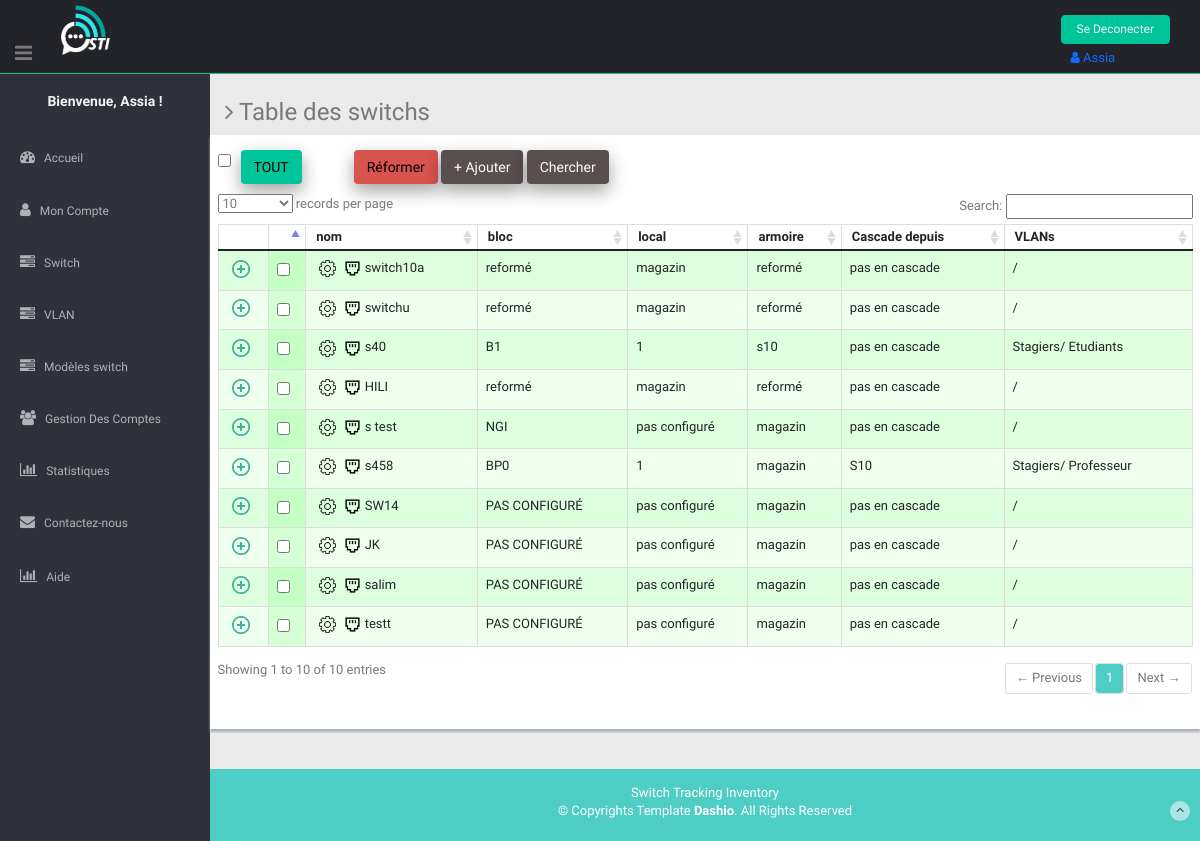
Page /app_principal/switch/ (signed in) on the earlier database version.
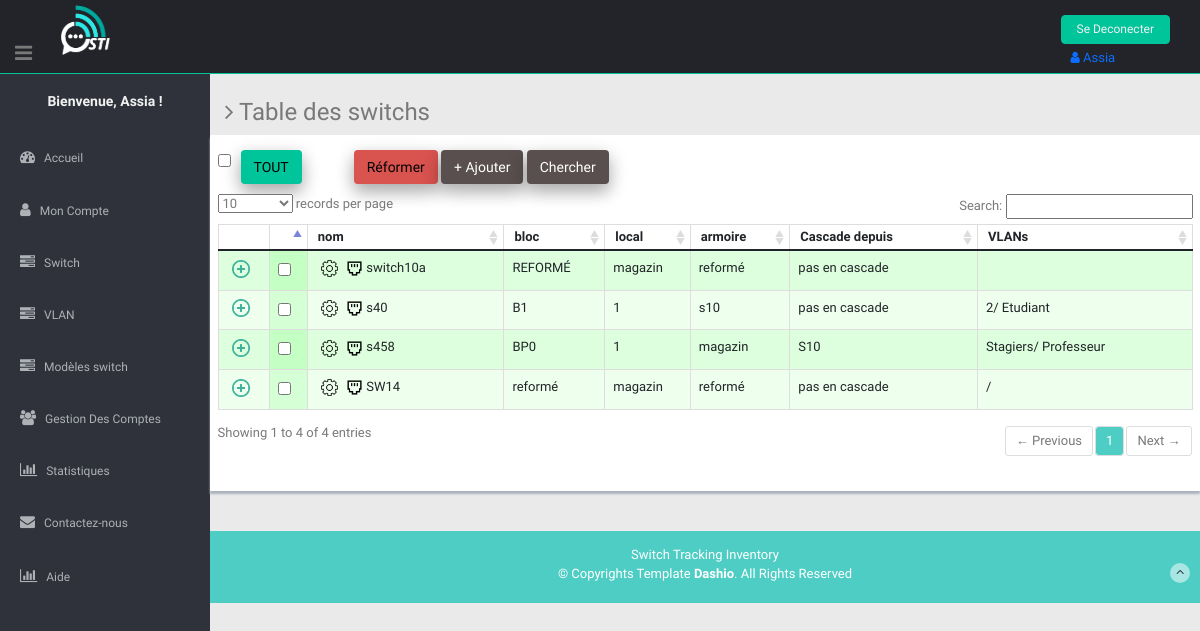
Same page on the later database version.
### app_principal/models.py (models this page shows, shortened)
class switch(models.Model):  # on peut creer les ports d'un switch a partir d'un objet "switch" : switch_objet.port_set.create(num_port=...,type_port=...etc)
    passif = 'Passif'
    actif = 'Actif'
    reforme = 'Reformé'
    defectueux= 'Défectueux'
    choix_etat = [
        (defectueux, 'Défectueux'),
        (passif, 'Passif'),
        (reforme, 'Reformé'),
        (actif, 'Actif'),
    ]
    nom = models.CharField(max_length=50)
    marque = models.CharField(max_length=50, default='Cisco')
    modele = models.CharField(max_length=50)
    bloc = models.CharField(max_length=25, default="pas configuré")
    local = models.CharField(max_length=25, default="magazin")
    armoire = models.CharField(max_length=25, default="pas configuré")
    inventaire = models.CharField(max_length=50, unique=True,)
    serie = models.CharField(max_length=25, unique=True,)
    mac = models.CharField(max_length=25, unique=True,)
    password=models.CharField('Mot de passe',max_length=100,blank=True,
                                  null=True,)
    preced = models.CharField(
        'Cascade depuis', max_length=50, blank=True, default="pas en cascade")
    date_achat = models.DateField("Date d'achat",
                                  blank=True,
                                  null=True,
                                  )
    etat = models.CharField(
        max_length=10,
        choices=choix_etat,
        default=passif,
    )
    vlans=models.CharField(
        'VLANs associés', max_length=350, blank=True, default="/ ")

### app_principal/views.py (the view, shortened to what this page needs)
# urls.py: path('switch/', views.switchtab, name='switch'),
@login_required()
@user_passes_test(lambda u: (Group.objects.get(name="voir") in u.groups.all()) or u.is_superuser == True, login_url='app_principal:c')
def switchtab(request):
    switchs = switch.objects.all()
    cols_principales = ['nom', 'bloc', 'local',
                        'armoire', 'Cascade depuis', 'VLANs']
    cols_detail = ['Adresse MAC', 'Numero de Serie',
                   "Numero d'inventaire", "Date d'achat", 'Marque', 'Modèle', 'password']
    context = {'objet': 'switchs', 'objets': switchs,
               'colsp': cols_principales, 'colsd': cols_detail, }
    return render(request, 'app_principal/offictable.html', context)

### app_principal/templatetags/app_extras.py (called while the page is built)
def has_group(user, nom_group):
    try:
        group =  Group.objects.get(name=nom_group)
    except Group.DoesNotExist:
        return False
    return (group in user.groups.all() or user.is_superuser)

### app_principal/templates/app_principal/offictable.html (shortened to what this page needs)
{% extends 'base.html' %}
  {% load static %}
  {% load app_extras %}
  {% block css %}
  <link type="text/css" href="{% static 'lib/font-awesome/css/font-awesome.css' %}" rel="stylesheet" />
  <link type="text/css" href="{% static 'lib/advanced-datatable/css/demo_page.css' %}" rel="stylesheet" />
  <link type="text/css" href="{% static 'lib/advanced-datatable/css/demo_table.css' %}" rel="stylesheet" />
  <link rel="stylesheet" href="{% static 'lib/advanced-datatable/css/DT_bootstrap.css' %}" />
  <link href="{% static 'css/vlan.css' %}" rel="stylesheet">
  {% endblock %}
 {% block content %}
    <section class="wrapper">
        <h3><i class="fa fa-angle-right"></i> Table des {{ objet }} {% if objet == 'ports' %} de {{ switch_nom }} {% endif %} </h3>
      <div class="row mb">
        <div class="content-panel" style="position:relative;">
          {% if objet == 'switchs' %}
            <form method="post" >
              <div class="chk-all" style="margin-bottom: 10px;">
                {% if request.user|has_group:"modifier" %}
                  <div class="pull-left mail-checkbox">
                    <input type="checkbox" onClick="toggle(this)">
                  </div>
                  <div class="btn-group">
                    <a data-toggle="dropdown" href="#" class="btn mini all" style="color:black">
                      TOUT
                      </a>
                  </div>
                  <button class="btn mini " style="background:#d9534f;color:black;margin-left: 5%;" type="button" data-toggle="modal" data-target="#exampleModal">Réformer</button>
                  {% endif %}
                {% if request.user|has_group:"ajouter" %}
                  <button class="btn mini " style="background:#5a4f4f;" type="button" ><a style="color:white;" href="{% url 'app_principal:add_switch' %}"> + Ajouter</a></button>
                {% endif %}
                <button class="btn mini " style="background:#5a4f4f;" type="button" ><a style="color:white;" href="{% url 'app_principal:ele_suiv' %}"> Chercher</a></button>
              </div>
          {% endif %}
              <div class="adv-table">
                <table cellpadding="0" cellspacing="0" class="display table table-bordered" id="hidden-table-info">
                  <thead>
                    <tr>
                      {% if objet == 'switchs' %}
                        <th class="inbox-small-cells"></th>
                        {% if request.user|has_group:"modifier" %}
                            <th class="inbox-small-cells"></th>
                        {% endif %}
                      {% endif %}
                      {% for col in colsp %}
                      <th>{{ col }}</th>
                      {% endfor %}
                    </tr>
                  </thead>
                  <tbody>
                    {% for s in objets %}
                      {% if objet == 'switchs' %}
                        <tr class="gradeA">
                          <td><a href="{% url 'app_principal:plus_info_switch' s.id %}" style="border:none;padding:0;"><img style="width:18px;margin-left: 5px;" src="{% static 'img/details_open.png' %}" title="plus d'infos" /> </a></td>
                          {% if request.user|has_group:"modifier" %}
                            <td><input type="checkbox" name="selection_{{ s.id }}" class="check mail-checkbox"></td>
                          {% endif %}
                          <td>{% if request.user|has_group:"modifier" %} <a href="{% url 'app_principal:config_switch' s.id %}" ><img style="width:17px;margin-left: 5px;" src="{% static 'img/config.png' %}" title="configurer"/> </a>{% endif %}<a href="{% url 'app_principal:port' s.id %}" ><img style="width:17px;margin-left: 5px;" src="{% static 'img/port.png' %}" title="ports"/> </a>{{ s.nom }} </td>
                          <td>{{ s.bloc }}</td>
                          <td>{{ s.armoire }}</td>
                          <td>{{ s.local }}</td>
                          <td>{{ s.preced }}</td>
                          <td style="max-width: 175px;">{{ s.vlans }}</td>
                        </tr>
                      {% endif %}
                    {% endfor %}
                  </tbody>
                </table>
              </div>
          </form>
          </div>
        </div>
    </section>
  {% endblock %}

### app_principal/templates/base.html (shortened to what this page needs)
<!DOCTYPE html>
<html lang="en">
<head>
  <link rel="stylesheet" href="https://cdn.jsdelivr.net/npm/bootstrap@5.1.3/dist/css/bootstrap.min.css">
  {% load static %}
  <link href="{% static 'lib/bootstrap/css/bootstrap.min.css' %}" rel="stylesheet">
  {% block css %}{% endblock %}
  <link href="{% static 'style.css' %}" rel="stylesheet">
  <link href="{% static 'lib/font-awesome/css/font-awesome.css' %}" rel="stylesheet" />
  <link href="{% static 'style.css' %}" rel="stylesheet">
  <link href="{% static 'css/style-responsive.css' %}" rel="stylesheet">
   <link rel="stylesheet" type="text/css" href="{% static 'lib/bootstrap-fileupload/bootstrap-fileupload.css' %}" />
   <link rel="stylesheet" type="text/css" href="{% static 'lib/bootstrap-datepicker/css/datepicker.css' %}" />
   <link rel="stylesheet" type="text/css" href="{% static 'lib/bootstrap-daterangepicker/daterangepicker.css' %}" />
   <link rel="stylesheet" type="text/css" href="{% static 'lib/bootstrap-timepicker/compiled/timepicker.css' %}" />
   <link rel="stylesheet" type="text/css" href="{% static 'lib/bootstrap-datetimepicker/datertimepicker.css' %}" />
</head>
<body >
  <section id="container" >
    <a href="#"><img src="img" alt="good vybes" /></a>
     <header class="header black-bg" style="top:0;">
      <div class="sidebar-toggle-box">
        <div id="di" class="fa fa-bars tooltips" data-placement="right" data-original-title="Toggle Navigation"></div>
      </div>
      <a href="#" ><img class="logo" src="{% static 'img/logo.png'%}" alt="logo nnnn"></a>
      <div class="top-menu">
        <ul class="nav pull-right top-menu">
          <li>
          {% if user.is_authenticated %}
            <a type="button" class="logout" href="{% url 'app_principal:logout' %}">Se Deconecter</a>
            <span class="nav-item nav-link"> <i class="fa fa-user"></i>  {{user.username}}</span>
          {% else %}
            <a class=" btn-outline-success my-2 my-sm-0" href="{% url 'app_principal:login' %}">Se connecter</a>
          {% endif %}
          </li >
        </ul>
      </div>
    </header>
    <aside>
      <div id="sidebar" class="nav-collapse ">
        <ul class="sidebar-menu" id="nav-accordion">
          <h5 class="centered">Bienvenue, {{request.user.username}} !</h5>
          <li class="mt">
            <a href="{% url 'app_principal:accueil1'  %}">
              <i class="fa fa-dashboard"></i>
              <span>Accueil</span>
              </a>
          </li>
          <li class="sub-menu">
            <a href="{% url 'app_principal:c'  %}">
              <i class="fa fa-user"></i>
              <span>Mon Compte</span>
              </a>
          <li class="sub-menu">
            <a  href="{% url 'app_principal:switch'  %}">
              <i class="fa fa-tasks"></i>
              <span>Switch</span>
              </a>
          </li>
          <li class="sub-menu">
            <a  href="{% url 'app_principal:vlan'  %}">
              <i class="fa fa-tasks"></i>
              <span>VLAN</span>
              </a>
          </li>
          <li class="sub-menu">
            <a  href="{% url 'app_principal:modele'  %}">
              <i class="fa fa-tasks"></i>
              <span>Modèles switch</span>
              </a>
          </li>
          {% if request.user.is_superuser %}
          <li class="sub-menu">
            <a  href="{% url 'app_principal:users'  %}">
              <i class="fa fa-users"></i>
              <span>Gestion Des Comptes</span>
              </a>
          </li>
          {% endif %}
          <li class="sub-menu">
            <a href="{% url 'app_principal:statistique'  %}">
              <i class="fa fa-bar-chart-o"></i>
              <span>Statistiques</span>
              </a>
          </li>
          <li>
            <a href="{% url 'app_principal:contact'  %}">
              <i class="fa fa-envelope"></i>
              <span>Contactez-nous </span>
              </a>
          </li>
          <li class="sub-menu">
            <a href="{% url 'app_principal:aide'  %}">
              <i class=" fa fa-bar-chart-o"></i>
              <span>Aide</span>
              </a>
          </li>
      </div>
    </aside>
     <section id="main-content">
        {% block content %}
        {% endblock %}
        <footer class="site-footer">
          <div class="text-center">
            <p>
              Switch Tracking Inventory <br>
              &copy; Copyrights Template <strong>Dashio</strong>. All Rights Reserved
            </p>
            <a href="" class="go-top">
              <i class="fa fa-angle-up"></i>
              </a>
          </div>
        </footer>
      </section>
  </section>
</body>
</html>

### app_principal/static/style.css (style rules this page uses)
body { color: #797979; background: #eaeaea; font-family: 'Ruda', sans-serif; padding: 0px !important; margin: 0px !important; font-size:13px; }
ul li { list-style: none; }
.btn { box-shadow: 0 8px 16px 0 rgba(0,0,0,0.2), 0 6px 20px 0 rgba(0,0,0,0.19); color:#00C49A ; background-color:#00C49A ; }
a, a:hover, a:focus { text-decoration: none; outline: none; }
#container { width: 100%; height: 100%; }
.centered { text-align: center; }
.mt { margin-top: 25px; }
.mb { margin-bottom: 25px; }
ul.top-menu > li > .logout { color: #f2f2f2; font-size: 12px; border-radius: 4px; -webkit-border-radius: 4px; border: 1px solid #00C49A !important; padding: 5px 15px; margin-right: 15px; background: #00C49A; margin-top: 15px; }
#sidebar { width: 210px; height: 100%; position: fixed; background: #2f323a; }
#sidebar h5 { color: #f2f2f2; font-weight: 700; }
#sidebar ul li { position: relative; }
ul.sidebar-menu , ul.sidebar-menu li ul.sub { margin: -2px 0 0; padding: 0; }
ul.sidebar-menu { margin-top: 75px; }
ul.sidebar-menu li { margin-bottom: 5px; margin-left:10px; margin-right:10px; }
ul.sidebar-menu li.sub-menu { line-height: 15px; }
ul.sidebar-menu li a span { display: inline-block; }
ul.sidebar-menu li a { color: #aeb2b7; text-decoration: none; display: block; padding: 15px 0 15px 10px; font-size: 12px; outline: none; -webkit-transition: all 0.3s ease; -moz-transition: all 0.3s ease; -o-transition: all 0.3s ease; -ms-transition: all 0.3s ease; transition: all 0.3s ease; }
ul.sidebar-menu li a i { font-size: 15px; padding-right: 6px; }
#main-content { margin-left: 210px; }
.header, .footer { min-height: 60px; padding: 0 15px; }
.header { position: fixed; left: 0; right: 0; z-index: 1002; }
.black-bg { background: #22242a; border-bottom: 1px solid #00C49A; }
.wrapper { display: inline-block; margin-top: 60px; padding-left: 15px; padding-right: 15px; padding-bottom: 15px; padding-top: 0px; width: 100%; }
#top_menu .nav > li, ul.top-menu > li { float: left; }
ul.top-menu > li > a { color: #666666; font-size: 16px; border-radius: 4px; -webkit-border-radius: 4px; border:1px solid #666666 !important; padding: 2px 6px; margin-right: 15px; }
.sidebar-toggle-box { float: left; padding-right: 15px; margin-top: 20px; }
.sidebar-toggle-box .fa-bars { cursor: pointer; display: inline-block; font-size: 20px; }
.content-panel { background: #ffffff; box-shadow: 0px 3px 2px #aab2bd; padding-top: 15px; padding-bottom: 5px; }
.mail-checkbox { margin-right:10px; }
.site-footer { background: #4ECDC4; color: #fff; padding: 15px 0; }
.site-footer p { margin-bottom: 5px; }
.go-top { margin-right: 1%; margin-top: -25px; float: right; background: rgba(255,255,255,.5); width: 20px; height: 20px; border-radius: 50%; -webkit-border-radius: 50%; }
.go-top i { color: #2A3542; }

### app_principal/templates/base.html (style rules this page uses)
.logo { width: 50px; height: 50px; position: absolute; top: 5px; left: 60px; }
#di { position: absolute; bottom: 10px; }

Differences in the rows shown:
removed switch: nom "switchu", bloc "reformé", armoire "magazin", local "reformé", preced "pas en cascade", vlans "/"
removed switch: nom "HILI", bloc "reformé", armoire "magazin", local "reformé", preced "pas en cascade", vlans "/"
removed switch: nom "s test", bloc "NGI", armoire "pas configuré", local "magazin", preced "pas en cascade", vlans "/"
removed switch: nom "JK", bloc "PAS CONFIGURÉ", armoire "pas configuré", local "magazin", preced "pas en cascade", vlans "/"
removed switch: nom "salim", bloc "PAS CONFIGURÉ", armoire "pas configuré", local "magazin", preced "pas en cascade", vlans "/"
removed switch: nom "testt", bloc "PAS CONFIGURÉ", armoire "pas configuré", local "magazin", preced "pas en cascade", vlans "/"
changed switch "switch10a": bloc "reformé" → "REFORMÉ"; vlans "/" → (not shown)
changed switch: vlans "Stagiers/ Etudiants" → "2/ Etudiant"
changed switch "SW14": bloc "PAS CONFIGURÉ" → "reformé"; armoire "pas configuré" → "magazin"; local "magazin" → "reformé"
Other differences:
text written by a page script: "records per page Search: Showing 1 to 10 of 10 entries ← Previous 1 Next →" → "records per page Search: Showing 1 to 4 of 4 entries ← Previous 1 Next →"
